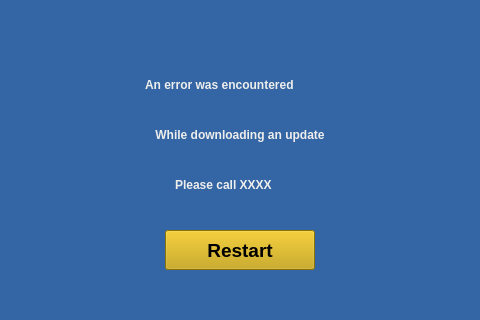
<?xml version="1.0" encoding="UTF-8"?>
<ui version="4.0">
 <class>updateerror</class>
 <widget class="QMainWindow" name="updateerror">
  <property name="geometry">
   <rect>
    <x>0</x>
    <y>0</y>
    <width>480</width>
    <height>320</height>
   </rect>
  </property>
  <property name="windowTitle">
   <string>MainWindow</string>
  </property>
  <property name="autoFillBackground">
   <bool>false</bool>
  </property>
  <property name="styleSheet">
   <string notr="true">background-color: rgb(52, 101, 164);</string>
  </property>
  <widget class="QWidget" name="centralwidget">
   <widget class="QLabel" name="error1">
    <property name="geometry">
     <rect>
      <x>145</x>
      <y>70</y>
      <width>190</width>
      <height>30</height>
     </rect>
    </property>
    <property name="font">
     <font>
      <weight>75</weight>
      <bold>true</bold>
     </font>
    </property>
    <property name="styleSheet">
     <string notr="true">color: rgb(238, 238, 236);</string>
    </property>
    <property name="text">
     <string>An error was encountered</string>
    </property>
   </widget>
   <widget class="QLabel" name="error2">
    <property name="geometry">
     <rect>
      <x>130</x>
      <y>120</y>
      <width>220</width>
      <height>30</height>
     </rect>
    </property>
    <property name="font">
     <font>
      <weight>75</weight>
      <bold>true</bold>
     </font>
    </property>
    <property name="autoFillBackground">
     <bool>false</bool>
    </property>
    <property name="styleSheet">
     <string notr="true">color: rgb(238, 238, 236);</string>
    </property>
    <property name="text">
     <string>While downloading an update</string>
    </property>
    <property name="alignment">
     <set>Qt::AlignCenter</set>
    </property>
   </widget>
   <widget class="QLabel" name="error3">
    <property name="geometry">
     <rect>
      <x>175</x>
      <y>170</y>
      <width>130</width>
      <height>30</height>
     </rect>
    </property>
    <property name="font">
     <font>
      <weight>75</weight>
      <bold>true</bold>
     </font>
    </property>
    <property name="styleSheet">
     <string notr="true">color: rgb(238, 238, 236);</string>
    </property>
    <property name="text">
     <string>Please call XXXX</string>
    </property>
   </widget>
   <widget class="QPushButton" name="pushButton">
    <property name="geometry">
     <rect>
      <x>165</x>
      <y>230</y>
      <width>150</width>
      <height>40</height>
     </rect>
    </property>
    <property name="font">
     <font>
      <pointsize>14</pointsize>
      <weight>75</weight>
      <bold>true</bold>
     </font>
    </property>
    <property name="styleSheet">
     <string notr="true">background-color: rgb(196, 160, 0);</string>
    </property>
    <property name="text">
     <string>Restart</string>
    </property>
   </widget>
  </widget>
 </widget>
 <resources/>
 <connections/>
</ui>
